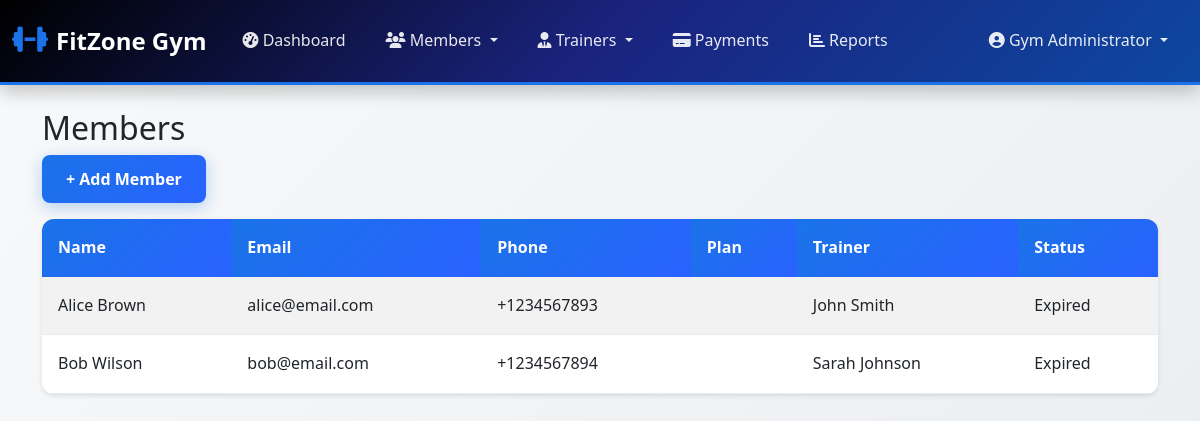
The page /admin/members (signed in) on the database its author committed.
### tables this page shows
CREATE TABLE members (
            id INTEGER PRIMARY KEY AUTOINCREMENT,
            user_id INTEGER,
            membership_plan_id INTEGER,
            phone TEXT NOT NULL,
            emergency_contact TEXT,
            emergency_phone TEXT,
            address TEXT,
            date_of_birth DATE,
            weight DECIMAL(5,2),
            height DECIMAL(5,2),
            medical_conditions TEXT,
            fitness_goals TEXT,
            membership_start_date DATE,
            membership_end_date DATE,
            status TEXT DEFAULT 'active' CHECK (status IN ('active', 'inactive', 'suspended')),
            trainer_id INTEGER,
            created_at TIMESTAMP DEFAULT CURRENT_TIMESTAMP,
            updated_at TIMESTAMP DEFAULT CURRENT_TIMESTAMP,
            FOREIGN KEY (user_id) REFERENCES users (id),
            FOREIGN KEY (membership_plan_id) REFERENCES membership_plans (id),
            FOREIGN KEY (trainer_id) REFERENCES trainers (id)
        );

CREATE TABLE users (
            id INTEGER PRIMARY KEY AUTOINCREMENT,
            username TEXT UNIQUE NOT NULL,
            email TEXT UNIQUE NOT NULL,
            password_hash TEXT NOT NULL,
            role TEXT NOT NULL CHECK (role IN ('admin', 'member', 'trainer')),
            full_name TEXT NOT NULL,
            phone TEXT,
            is_active BOOLEAN DEFAULT 1,
            created_at TIMESTAMP DEFAULT CURRENT_TIMESTAMP,
            updated_at TIMESTAMP DEFAULT CURRENT_TIMESTAMP
        );

### routes/admin.py (the view)
@admin_bp.route('/members')
@admin_required
def members():
    members = Member.get_all_with_details()
    membership_plans = MembershipPlan.get_all_active()
    trainers = Trainer.get_all_active()
    return render_template('admin/members.html', members=members,
                           membership_plans=membership_plans, trainers=trainers)

### models/database.py (called while the page is built)
def get_db_connection(db_path='gym_management.db'):
    conn = sqlite3.connect(db_path)
    conn.row_factory = sqlite3.Row
    conn.execute("PRAGMA foreign_keys = ON")
    return conn

def execute_query(query, params=(), db_path='gym_management.db', fetch=False):
    conn = get_db_connection(db_path)
    cursor = conn.cursor()
    try:
        cursor.execute(query, params)
        if fetch:
            result = cursor.fetchall()
            conn.close()
            return result
        else:
            conn.commit()
            last_id = cursor.lastrowid
            conn.close()
            return last_id
    except Exception as e:
        conn.close()
        try:
            from flask import current_app
            current_app.logger.error(f"DB Error: {e} | Query: {query} | Params: {params}")
        except:
            print(f"DB Error: {e} | Query: {query} | Params: {params}")
        raise

### models/member.py (called while the page is built)
def _to_date(d):
    if d is None or isinstance(d, date):
        return d
    try:
        return datetime.fromisoformat(str(d)).date()
    except Exception:
        try:
            return datetime.strptime(str(d), "%Y-%m-%d").date()
        except Exception:
            return d  # leave as-is if not parseable

    @classmethod
    def _db_path(cls):
        return current_app.config.get('DATABASE_PATH', 'gym_management.db')

### models/membership_plan.py (called while the page is built)
    @classmethod
    def get_all_active(cls):
        db_path = current_app.config.get('DATABASE_PATH', 'gym_management.db')
        query = 'SELECT * FROM membership_plans WHERE is_active = 1'
        results = execute_query(query, (), db_path, fetch=True) or []
        plans = []
        for row in results:
            plan = cls(
                id=row[0], name=row[1], description=row[2], duration_months=row[3],
                price=row[4], features=row[5], is_active=bool(row[6])
            )
            plans.append(plan)
        return plans

### models/trainer.py (called while the page is built)
    @classmethod
    def get_all_active(cls):
        db_path = current_app.config.get('DATABASE_PATH', 'gym_management.db')
        query = 'SELECT * FROM trainers WHERE status = "active"'
        results = execute_query(query, (), db_path, fetch=True)
        trainers = []
        for row in results:
            trainer = cls(
                id=row[0], name=row[1], phone=row[2], email=row[3],
                salary=row[4], working_hours=row[5], status=row[6]
            )
            trainers.append(trainer)
        return trainers

### templates/admin/members.html
{% extends "base.html" %}
{% block content %}
<div class="container mt-4">
  <h2>Members</h2>
  <a href="{{ url_for('admin.add_member_form') }}" class="btn btn-primary mb-3">+ Add Member</a>
  <table class="table table-striped">
    <thead>
      <tr>
        <th>Name</th><th>Email</th><th>Phone</th><th>Plan</th><th>Trainer</th><th>Status</th>
      </tr>
    </thead>
    <tbody>
      {% for member in members %}
      <tr>
        <td>{{ member.full_name }}</td>
        <td>{{ member.email }}</td>
        <td>{{ member.phone }}</td>
        <td>{{ member.membership_plan_name }}</td>
        <td>{{ member.trainer_name or "Not Assigned" }}</td>
        <td>{{ "Active" if member.is_active else "Expired" }}</td>
      </tr>
      {% endfor %}
    </tbody>
  </table>
</div>
{% endblock %}

### templates/base.html (shortened to what this page needs)
<!DOCTYPE html>
<html lang="en">
<head>
    <link href="https://cdnjs.cloudflare.com/ajax/libs/bootstrap/5.3.0/css/bootstrap.min.css" rel="stylesheet">
    <link href="https://cdnjs.cloudflare.com/ajax/libs/font-awesome/6.4.0/css/all.min.css" rel="stylesheet">
</head>
<body>
    {% if session.user_id %}
    <nav class="navbar navbar-expand-lg navbar-dark">
        <div class="container-fluid">
            <a class="navbar-brand" href="{% if session.role == 'admin' %}{{ url_for('admin.dashboard') }}{% elif session.role == 'member' %}{{ url_for('member_routes.dashboard') }}{% elif session.role == 'trainer' %}{{ url_for('trainer_routes.dashboard') }}{% else %}{{ url_for('home') }}{% endif %}">
                <i class="fas fa-dumbbell"></i>
                FitZone Gym
            </a>
            <div class="collapse navbar-collapse" id="navbarNav">
                {% if session.role == 'admin' %}
                <ul class="navbar-nav me-auto">
                    <li class="nav-item">
                        <a class="nav-link" href="{{ url_for('admin.dashboard') }}">
                            <i class="fas fa-tachometer-alt"></i> Dashboard
                        </a>
                    </li>
                    <li class="nav-item dropdown">
                        <a class="nav-link dropdown-toggle" href="#" role="button" data-bs-toggle="dropdown">
                            <i class="fas fa-users"></i> Members
                        </a>
                    </li>
                    <li class="nav-item dropdown">
                        <a class="nav-link dropdown-toggle" href="#" role="button" data-bs-toggle="dropdown">
                            <i class="fas fa-user-tie"></i> Trainers
                        </a>
                    </li>
                    <li class="nav-item">
                        <a class="nav-link" href="{{ url_for('admin.payments') }}">
                            <i class="fas fa-credit-card"></i> Payments
                        </a>
                    </li>
                    <li class="nav-item">
                        <a class="nav-link" href="{{ url_for('admin.reports') }}">
                            <i class="fas fa-chart-bar"></i> Reports
                        </a>
                    </li>
                </ul>
                {% endif %}
                <ul class="navbar-nav">
                    <li class="nav-item dropdown">
                        <a class="nav-link dropdown-toggle" href="#" role="button" data-bs-toggle="dropdown">
                            <i class="fas fa-user-circle"></i>
                            {{ session.full_name }}
                        </a>
                    </li>
                </ul>
            </div>
        </div>
    </nav>
    {% endif %}
    <main class="fade-in">
        {% block content %}{% endblock %}
    </main>
</body>
</html>

### templates/base.html (style rules this page uses)
:root { --primary-color: #1a73e8; --secondary-color: #2962ff; --success-color: #00c851; --danger-color: #ff4444; --warning-color: #ffbb33; --info-color: #33b5e5; --dark-color: #212529; --light-color: #f8f9fa; --gradient-primary: linear-gradient(135deg, #1a73e8 0%, #2962ff 100%); --gradient-dark: linear-gradient(135deg, #000000 0%, #1a237e 50%, #0d47a1 100%); --shadow-sm: 0 2px 4px rgba(0,0,0,0.1); --shadow-md: 0 4px 8px rgba(0,0,0,0.15); --shadow-lg: 0 8px 16px rgba(0,0,0,0.2); }
body { font-family: 'Segoe UI', Tahoma, Geneva, Verdana, sans-serif; background: linear-gradient(135deg, #f8f9fa 0%, #e9ecef 100%); min-height: 100vh; line-height: 1.6; }
.navbar { background: var(--gradient-dark) !important; backdrop-filter: blur(10px); box-shadow: var(--shadow-lg); border-bottom: 3px solid var(--primary-color); padding: 1rem 0; }
.navbar-brand { font-weight: 700; font-size: 1.5rem; color: white !important; display: flex; align-items: center; gap: 0.5rem; }
.navbar-brand i { color: var(--primary-color) !important; font-size: 1.8rem; }
.navbar-nav .nav-link { color: rgba(255,255,255,0.9) !important; font-weight: 500; margin: 0 0.25rem; padding: 0.75rem 1rem !important; border-radius: 8px; transition: all 0.3s ease; }
.btn { border-radius: 8px; font-weight: 600; padding: 0.75rem 1.5rem; transition: all 0.3s ease; border: none; display: inline-flex; align-items: center; gap: 0.5rem; }
.btn-primary { background: var(--gradient-primary); box-shadow: 0 4px 15px rgba(26, 115, 232, 0.3); }
.table { border-radius: 12px; overflow: hidden; box-shadow: var(--shadow-sm); }
.table thead th { background: var(--gradient-primary); color: white; border: none; padding: 1rem; font-weight: 600; }
.table tbody td { padding: 1rem; vertical-align: middle; border-bottom: 1px solid #e9ecef; }
.fade-in { animation: fadeIn 0.5s ease-in; }

### rows shown on the page
members: full_name "Alice Brown", email "alice@email.com", phone "+1234567893", full_name "John Smith", is_active "Expired"
members: full_name "Bob Wilson", email "bob@email.com", phone "+1234567894", full_name "Sarah Johnson", is_active "Expired"

### other values the page prints
{{ session.full_name }} "Gym Administrator"
